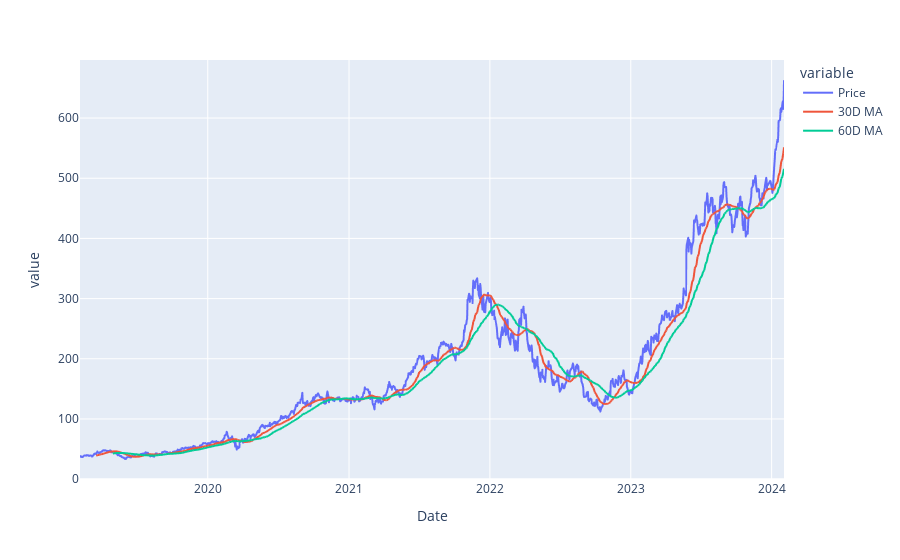

This figure's notebook cell:
### Code cell
Nivida_check_1=Nvidia[['Price','30D MA','60D MA']]
fig = px.line(data_frame=Nivida_check_1)
fig.show()
#Đường cam phái trên là uptrend đường cam phía dưới là dowmntrend

### Figure 1 — Plotly figure (JSON) as saved in the notebook; plotly's stock layout.template omitted (floating-point values rounded to 4 significant figures; data arrays with more than 128 entries replaced by an {"elided": "..."} marker saying what was removed)
{"data": [{"hovertemplate": "variable=Price<br>Date=%{x}<br>value=%{y}<extra></extra>", "legendgroup": "Price", "line": {"color": "#636efa", "dash": "solid"}, "marker": {"symbol": "circle"}, "mode": "lines", "name": "Price", "showlegend": true, "type": "scattergl", "x": {"elided": "1243 str values"}, "xaxis": "x", "y": {"elided": "1243 float values"}, "yaxis": "y"}, {"hovertemplate": "variable=30D MA<br>Date=%{x}<br>value=%{y}<extra></extra>", "legendgroup": "30D MA", "line": {"color": "#EF553B", "dash": "solid"}, "marker": {"symbol": "circle"}, "mode": "lines", "name": "30D MA", "showlegend": true, "type": "scattergl", "x": {"elided": "1243 str values"}, "xaxis": "x", "y": {"elided": "1243 float values"}, "yaxis": "y"}, {"hovertemplate": "variable=60D MA<br>Date=%{x}<br>value=%{y}<extra></extra>", "legendgroup": "60D MA", "line": {"color": "#00cc96", "dash": "solid"}, "marker": {"symbol": "circle"}, "mode": "lines", "name": "60D MA", "showlegend": true, "type": "scattergl", "x": {"elided": "1243 str values"}, "xaxis": "x", "y": {"elided": "1243 float values"}, "yaxis": "y"}], "layout": {"legend": {"title": {"text": "variable"}, "tracegroupgap": 0}, "margin": {"t": 60}, "xaxis": {"anchor": "y", "domain": [0, 1], "title": {"text": "Date"}}, "yaxis": {"anchor": "x", "domain": [0, 1], "title": {"text": "value"}}}}
